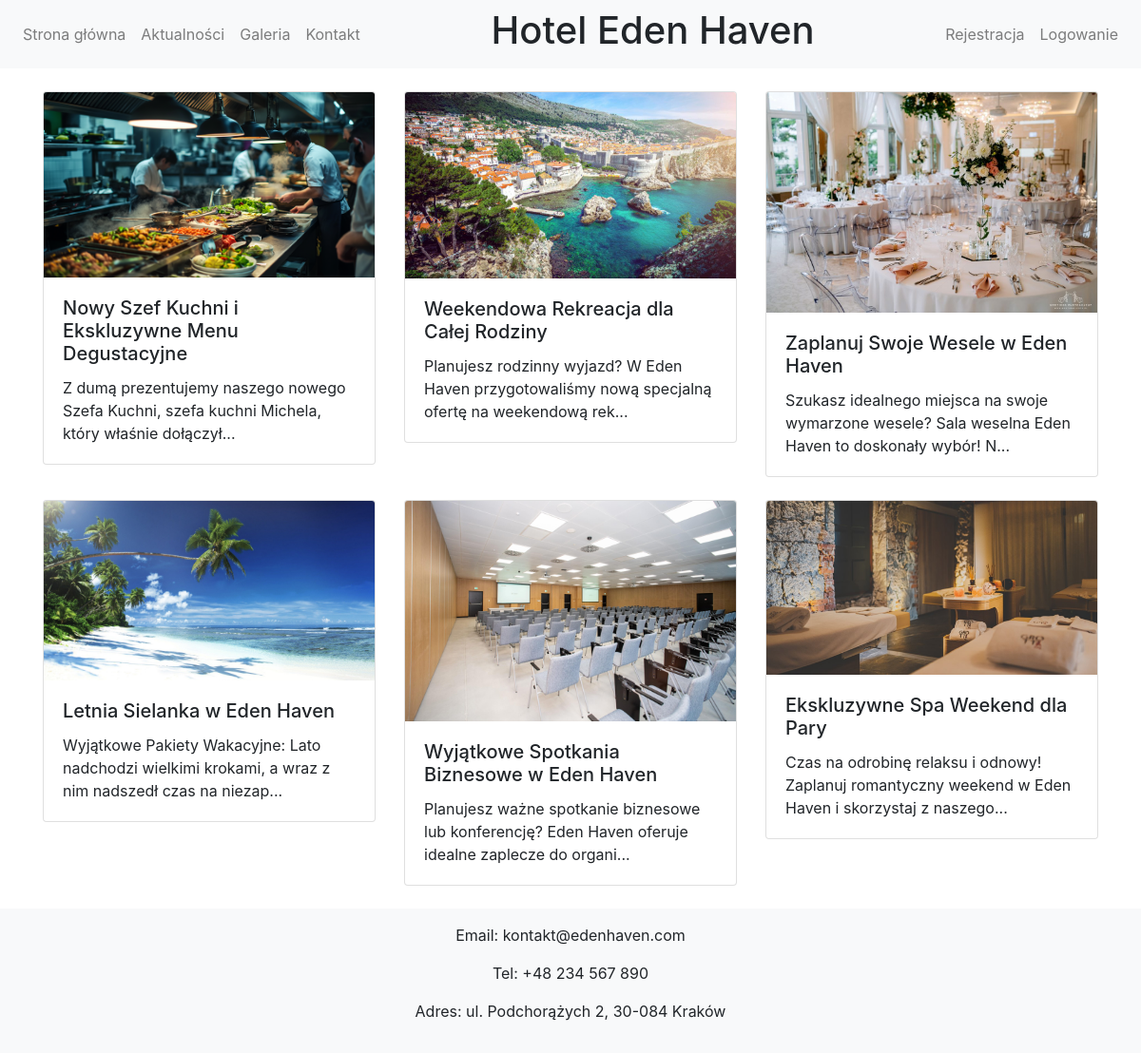
Page /news.php on the committed database.
### tables this page shows
CREATE TABLE `news` (
  `id` int(11) NOT NULL,
  `title` varchar(255) NOT NULL,
  `photo_url` varchar(1000) NOT NULL,
  `content` text NOT NULL
);

### news.php (the view, shortened to what this page needs)
<?php
require 'connect.php';
$sql = "SELECT * FROM news";
$stmt = $pdo->prepare($sql);
$stmt->execute();
$news = $stmt->fetchAll();
?>
<!DOCTYPE html>
<html lang="pl">
<head>
    <link rel="stylesheet" href="style.css">
    <link rel="stylesheet" href="https://stackpath.bootstrapcdn.com/bootstrap/4.5.0/css/bootstrap.min.css">
    <link href="https://stackpath.bootstrapcdn.com/bootstrap/4.5.0/css/bootstrap.min.css" rel="stylesheet">
</head>
<body>
    <header>
        <nav class="navbar navbar-expand-lg navbar-light bg-light">
            <ul class="navbar-nav mr-auto">
                <li class="nav-item"><a class="nav-link" href="index.php">Strona główna</a></li>
                <li class="nav-item"><a class="nav-link" href="news.php">Aktualności</a></li>
                <li class="nav-item"><a class="nav-link" href="gallery.php">Galeria</a></li>
                <li class="nav-item"><a class="nav-link" href="#contact">Kontakt</a></li>
            </ul>
            <h1 class="text-center">Hotel Eden Haven</h1>
            <div class="navbar-nav ml-auto">
                <?php
                if (isset($_SESSION['username'])) {
                    echo '<span class="navbar-text">Witaj, ' . $_SESSION['username'] . '</span>';
                    echo '<a class="nav-item nav-link" href="my_reservations.php">Moje rezerwacje</a>';
                    echo '<a class="nav-item nav-link" href="logout.php">Wyloguj</a>';
                } else {
                    echo '<a class="nav-item nav-link" href="register.php">Rejestracja</a>';
                    echo '<a class="nav-item nav-link" href="login.php">Logowanie</a>';
                }
                ?>
            </div>
        </nav>
    </header>
    <main class="container mt-4">
        <section class="row">
            <?php
            $i = 0;
            foreach ($news as $row) {
                $truncated_content = (strlen($row["content"]) > 100) ? substr($row["content"], 0, 100) . '...' : $row["content"];
                echo "<div class='col-md-4 mb-4'>";
                echo "<div class='card' data-toggle='modal' data-target='#newsModal" . $i . "'>";
                echo "<img src='" . $row["photo_url"] . "' class='card-img-top' alt='News Photo'>";
                echo "<div class='card-body'>";
                echo "<h5 class='card-title'>" . $row["title"] . "</h5>";
                echo "<p class='card-text'>" . $truncated_content . "</p>";
                echo "</div>";
                echo "</div>";
                echo "</div>";
                $i++;
            }
            ?>
        </section>
    </main>
</body>
<footer id="contact" class="footer mt-auto py-3 bg-light">
    <div class="container text-center">
        <p>Email: kontakt@edenhaven.com</p>
        <p>Tel: +48 234 567 890</p>
        <p>Adres: ul. Podchorążych 2, 30-084 Kraków</p>
    </div>
</footer>
</html>

### rows in the picture
news: photo_url (picture), title "Nowy Szef Kuchni i Ekskluzywne Menu Degustacyjne", content "Z dumą prezentujemy naszego nowego Szefa Kuchni, szefa kuchni Michela, który właśnie dołączył..."
news: photo_url (picture), title "Weekendowa Rekreacja dla Całej Rodziny", content "Planujesz rodzinny wyjazd? W Eden Haven przygotowaliśmy nową specjalną ofertę na weekendową rek..."
news: photo_url (picture), title "Zaplanuj Swoje Wesele w Eden Haven", content "Szukasz idealnego miejsca na swoje wymarzone wesele? Sala weselna Eden Haven to doskonały wybór! N..."
news: photo_url (picture), title "Letnia Sielanka w Eden Haven", content "Wyjątkowe Pakiety Wakacyjne: Lato nadchodzi wielkimi krokami, a wraz z nim nadszedł czas na niezap..."
news: photo_url (picture), title "Wyjątkowe Spotkania Biznesowe w Eden Haven", content "Planujesz ważne spotkanie biznesowe lub konferencję? Eden Haven oferuje idealne zaplecze do organi..."
news: photo_url (picture), title "Ekskluzywne Spa Weekend dla Pary", content "Czas na odrobinę relaksu i odnowy! Zaplanuj romantyczny weekend w Eden Haven i skorzystaj z naszego..."
